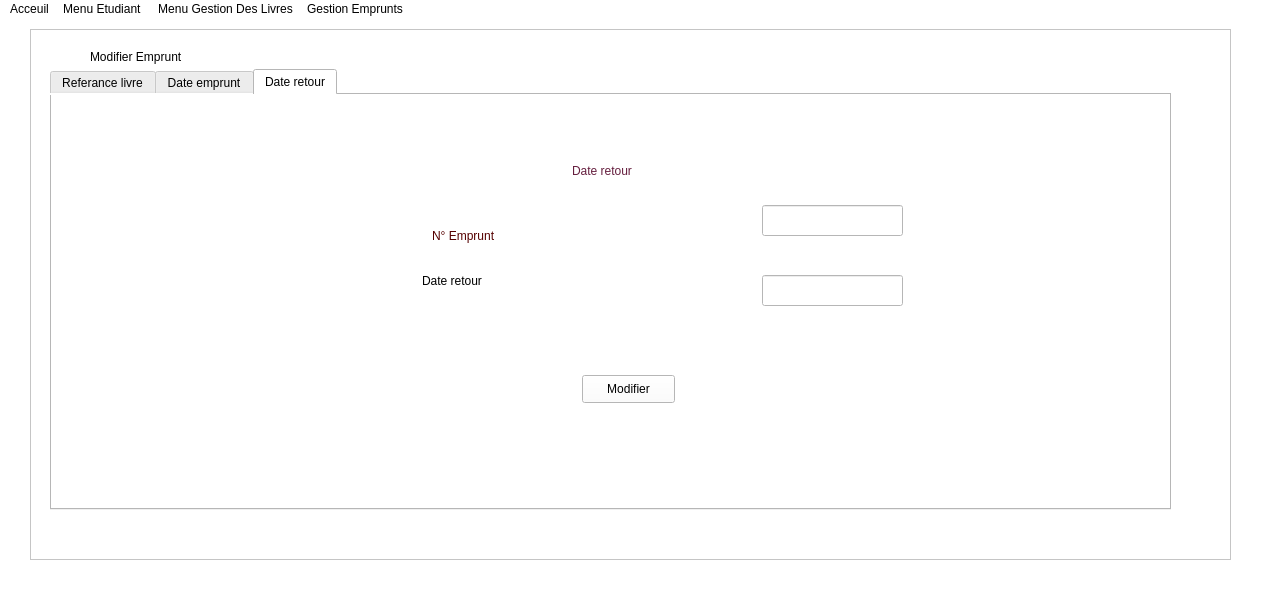
<?xml version="1.0" encoding="UTF-8"?>
<ui version="4.0">
 <class>MainWindow</class>
 <widget class="QMainWindow" name="MainWindow">
  <property name="geometry">
   <rect>
    <x>0</x>
    <y>0</y>
    <width>1278</width>
    <height>592</height>
   </rect>
  </property>
  <property name="windowTitle">
   <string>MainWindow</string>
  </property>
  <property name="styleSheet">
   <string notr="true">color :rgb(0, 0, 0);
font: 87 9pt &quot;Neue Haas Grotesk Text Pro Blac&quot;;
background-color:rgb(255, 255, 255);


</string>
  </property>
  <widget class="QWidget" name="centralwidget">
   <widget class="QFrame" name="frame">
    <property name="geometry">
     <rect>
      <x>30</x>
      <y>10</y>
      <width>1201</width>
      <height>531</height>
     </rect>
    </property>
    <property name="frameShape">
     <enum>QFrame::StyledPanel</enum>
    </property>
    <property name="frameShadow">
     <enum>QFrame::Raised</enum>
    </property>
    <widget class="QLabel" name="label_2">
     <property name="geometry">
      <rect>
       <x>60</x>
       <y>20</y>
       <width>271</width>
       <height>16</height>
      </rect>
     </property>
     <property name="text">
      <string>Modifier Emprunt</string>
     </property>
    </widget>
    <widget class="QTabWidget" name="Supprimer">
     <property name="geometry">
      <rect>
       <x>20</x>
       <y>40</y>
       <width>1121</width>
       <height>441</height>
      </rect>
     </property>
     <property name="currentIndex">
      <number>2</number>
     </property>
     <widget class="QWidget" name="Telephone">
      <attribute name="title">
       <string>Referance livre</string>
      </attribute>
      <widget class="QLabel" name="label">
       <property name="geometry">
        <rect>
         <x>420</x>
         <y>170</y>
         <width>261</width>
         <height>101</height>
        </rect>
       </property>
       <property name="text">
        <string>Referance livre</string>
       </property>
      </widget>
      <widget class="QLineEdit" name="lineEdit">
       <property name="geometry">
        <rect>
         <x>740</x>
         <y>210</y>
         <width>161</width>
         <height>31</height>
        </rect>
       </property>
      </widget>
      <widget class="QPushButton" name="pushButton">
       <property name="geometry">
        <rect>
         <x>540</x>
         <y>310</y>
         <width>93</width>
         <height>28</height>
        </rect>
       </property>
       <property name="text">
        <string>Modifier</string>
       </property>
      </widget>
      <widget class="QLabel" name="label_10">
       <property name="geometry">
        <rect>
         <x>550</x>
         <y>10</y>
         <width>171</width>
         <height>91</height>
        </rect>
       </property>
       <property name="styleSheet">
        <string notr="true">font: 87 12pt &quot;Verdana Pro Cond Black&quot;;
color:rgb(101, 30, 62);</string>
       </property>
       <property name="text">
        <string>Referance</string>
       </property>
      </widget>
      <widget class="QLabel" name="label_12">
       <property name="geometry">
        <rect>
         <x>420</x>
         <y>100</y>
         <width>261</width>
         <height>81</height>
        </rect>
       </property>
       <property name="styleSheet">
        <string notr="true">color: rgb(85, 0, 0);</string>
       </property>
       <property name="text">
        <string>N° emprunt</string>
       </property>
      </widget>
      <widget class="QLineEdit" name="lineEdit_11">
       <property name="geometry">
        <rect>
         <x>750</x>
         <y>130</y>
         <width>151</width>
         <height>31</height>
        </rect>
       </property>
      </widget>
     </widget>
     <widget class="QWidget" name="Mail">
      <attribute name="title">
       <string>Date emprunt</string>
      </attribute>
      <widget class="QLabel" name="label_3">
       <property name="geometry">
        <rect>
         <x>410</x>
         <y>190</y>
         <width>261</width>
         <height>81</height>
        </rect>
       </property>
       <property name="text">
        <string>Date emprunt</string>
       </property>
      </widget>
      <widget class="QPushButton" name="pushButton_2">
       <property name="geometry">
        <rect>
         <x>540</x>
         <y>340</y>
         <width>93</width>
         <height>28</height>
        </rect>
       </property>
       <property name="text">
        <string>Modifier</string>
       </property>
      </widget>
      <widget class="QLineEdit" name="lineEdit_2">
       <property name="geometry">
        <rect>
         <x>660</x>
         <y>210</y>
         <width>161</width>
         <height>31</height>
        </rect>
       </property>
      </widget>
      <widget class="QLabel" name="label_9">
       <property name="geometry">
        <rect>
         <x>530</x>
         <y>20</y>
         <width>171</width>
         <height>91</height>
        </rect>
       </property>
       <property name="styleSheet">
        <string notr="true">font: 87 12pt &quot;Verdana Pro Cond Black&quot;;
color:rgb(101, 30, 62);</string>
       </property>
       <property name="text">
        <string>Date emprunt</string>
       </property>
      </widget>
      <widget class="QLabel" name="label_4">
       <property name="geometry">
        <rect>
         <x>410</x>
         <y>110</y>
         <width>261</width>
         <height>81</height>
        </rect>
       </property>
       <property name="styleSheet">
        <string notr="true">color: rgb(85, 0, 0);</string>
       </property>
       <property name="text">
        <string>N° Emprunt</string>
       </property>
      </widget>
      <widget class="QLineEdit" name="lineEdit_3">
       <property name="geometry">
        <rect>
         <x>660</x>
         <y>130</y>
         <width>161</width>
         <height>31</height>
        </rect>
       </property>
      </widget>
     </widget>
     <widget class="QWidget" name="Adresse">
      <attribute name="title">
       <string>Date retour</string>
      </attribute>
      <widget class="QPushButton" name="pushButton_3">
       <property name="geometry">
        <rect>
         <x>530</x>
         <y>280</y>
         <width>93</width>
         <height>28</height>
        </rect>
       </property>
       <property name="text">
        <string>Modifier</string>
       </property>
      </widget>
      <widget class="QLabel" name="label_11">
       <property name="geometry">
        <rect>
         <x>350</x>
         <y>410</y>
         <width>171</width>
         <height>91</height>
        </rect>
       </property>
       <property name="styleSheet">
        <string notr="true">font: 87 12pt &quot;Verdana Pro Cond Black&quot;;
color:rgb(101, 30, 62);</string>
       </property>
       <property name="text">
        <string>Education</string>
       </property>
      </widget>
      <widget class="QLabel" name="label_5">
       <property name="geometry">
        <rect>
         <x>520</x>
         <y>30</y>
         <width>171</width>
         <height>91</height>
        </rect>
       </property>
       <property name="styleSheet">
        <string notr="true">font: 87 12pt &quot;Verdana Pro Cond Black&quot;;
color:rgb(101, 30, 62);</string>
       </property>
       <property name="text">
        <string>Date retour</string>
       </property>
      </widget>
      <widget class="QLineEdit" name="lineEdit_7">
       <property name="geometry">
        <rect>
         <x>710</x>
         <y>180</y>
         <width>141</width>
         <height>31</height>
        </rect>
       </property>
      </widget>
      <widget class="QLabel" name="label_6">
       <property name="geometry">
        <rect>
         <x>370</x>
         <y>140</y>
         <width>171</width>
         <height>91</height>
        </rect>
       </property>
       <property name="styleSheet">
        <string notr="true">font: 87 10pt &quot;Neue Haas Grotesk Text Pro Blac&quot;;</string>
       </property>
       <property name="text">
        <string>Date retour</string>
       </property>
      </widget>
      <widget class="QLabel" name="label_13">
       <property name="geometry">
        <rect>
         <x>380</x>
         <y>100</y>
         <width>261</width>
         <height>81</height>
        </rect>
       </property>
       <property name="styleSheet">
        <string notr="true">color: rgb(85, 0, 0);</string>
       </property>
       <property name="text">
        <string>N° Emprunt</string>
       </property>
      </widget>
      <widget class="QLineEdit" name="lineEdit_10">
       <property name="geometry">
        <rect>
         <x>710</x>
         <y>110</y>
         <width>141</width>
         <height>31</height>
        </rect>
       </property>
      </widget>
     </widget>
    </widget>
   </widget>
  </widget>
  <widget class="QMenuBar" name="menubar">
   <property name="geometry">
    <rect>
     <x>0</x>
     <y>0</y>
     <width>1278</width>
     <height>25</height>
    </rect>
   </property>
   <widget class="QMenu" name="menuAcceuil">
    <property name="title">
     <string>Acceuil</string>
    </property>
   </widget>
   <widget class="QMenu" name="menuMenu_Etudiant">
    <property name="title">
     <string>Menu Etudiant </string>
    </property>
    <widget class="QMenu" name="menuMise_a_jour_Etudiant">
     <property name="title">
      <string>Mise a jour Etudiant</string>
     </property>
     <addaction name="actionAjouter_Etudiant"/>
     <addaction name="separator"/>
     <addaction name="actionSupprimer_Etudiant"/>
     <addaction name="separator"/>
     <addaction name="actionModifier_Etudiant"/>
    </widget>
    <widget class="QMenu" name="menuRecherche_et_Affichage">
     <property name="title">
      <string>Recherche et Affichage</string>
     </property>
     <addaction name="actionContenue_du_dictionnaire_Etudiant"/>
     <addaction name="separator"/>
     <addaction name="actionRecherche_par_numero_inscription"/>
    </widget>
    <addaction name="menuMise_a_jour_Etudiant"/>
    <addaction name="separator"/>
    <addaction name="menuRecherche_et_Affichage"/>
   </widget>
   <widget class="QMenu" name="menuMenu_Gestion_Des_Livres">
    <property name="title">
     <string>Menu Gestion Des Livres</string>
    </property>
    <widget class="QMenu" name="menuMise_a_jour">
     <property name="title">
      <string>Mise a jour</string>
     </property>
     <addaction name="actionAjouter_un_nouvel_Livre"/>
     <addaction name="actionSupprimer"/>
     <addaction name="actionModifier_nombre_d_exemplaires_d_un_Livre"/>
    </widget>
    <widget class="QMenu" name="menuRecherche_et_Affichage_2">
     <property name="title">
      <string>Recherche et Affichage</string>
     </property>
     <addaction name="actionContenue_du_dictionnaire_livre"/>
     <addaction name="actionRecherche"/>
    </widget>
    <addaction name="menuMise_a_jour"/>
    <addaction name="menuRecherche_et_Affichage_2"/>
   </widget>
   <widget class="QMenu" name="menuGestion_Emprunts">
    <property name="title">
     <string>Gestion Emprunts</string>
    </property>
    <widget class="QMenu" name="menuMise_a_jour_2">
     <property name="title">
      <string>Mise a jour</string>
     </property>
     <addaction name="actionAjouter_un_nouvel_emprunt"/>
     <addaction name="actionRetour_d_un_emprunt"/>
     <addaction name="actionSupprimer_d_un_emprunt"/>
     <addaction name="actionModifier_Emprunt"/>
    </widget>
    <widget class="QMenu" name="menuRecherche_Affichage">
     <property name="title">
      <string>Recherche ,Affichage</string>
     </property>
     <addaction name="actionContenu_du_dictionnaire_emprunt"/>
     <addaction name="actionRecherche_emprunt_par_livre"/>
    </widget>
    <addaction name="menuMise_a_jour_2"/>
    <addaction name="menuRecherche_Affichage"/>
   </widget>
   <addaction name="menuAcceuil"/>
   <addaction name="menuMenu_Etudiant"/>
   <addaction name="menuMenu_Gestion_Des_Livres"/>
   <addaction name="menuGestion_Emprunts"/>
  </widget>
  <widget class="QStatusBar" name="statusbar"/>
  <action name="actionAjouter_Etudiant">
   <property name="checkable">
    <bool>false</bool>
   </property>
   <property name="text">
    <string>Ajouter Etudiant</string>
   </property>
  </action>
  <action name="actionEtudiant_Donnee">
   <property name="text">
    <string>Etudiant Donnee</string>
   </property>
  </action>
  <action name="actionUne_Section_Donnee">
   <property name="text">
    <string>Une Section Donnee</string>
   </property>
  </action>
  <action name="actionUn_Niveau_Donnee">
   <property name="text">
    <string>Un Niveau Donnee</string>
   </property>
  </action>
  <action name="actionSection_et_Niveau">
   <property name="text">
    <string>Section et Niveau</string>
   </property>
  </action>
  <action name="actionTel">
   <property name="text">
    <string>Tel</string>
   </property>
  </action>
  <action name="actionMail">
   <property name="text">
    <string>Mail</string>
   </property>
  </action>
  <action name="actionAdresse">
   <property name="text">
    <string>Adresse</string>
   </property>
  </action>
  <action name="actionContenue_du_dictionnaire_Etudiant">
   <property name="text">
    <string>Afficher les Etudiants</string>
   </property>
  </action>
  <action name="actionRecherche_par_numero_inscription">
   <property name="text">
    <string>Recherche</string>
   </property>
  </action>
  <action name="actionRecherche_par_section">
   <property name="text">
    <string>Recherche par section</string>
   </property>
  </action>
  <action name="actionRecherche_par_section_et_Niveau">
   <property name="text">
    <string>Recherche par section et Niveau </string>
   </property>
  </action>
  <action name="actionRecherche_par_Niveau">
   <property name="text">
    <string>Recherche par Niveau</string>
   </property>
  </action>
  <action name="actionAjouter_un_nouvel_Livre">
   <property name="text">
    <string>Ajouter un nouvel Livre</string>
   </property>
  </action>
  <action name="actionModifier_nombre_d_exemplaires_d_un_Livre">
   <property name="text">
    <string>Modifier nombre d exemplaires d un Livre</string>
   </property>
  </action>
  <action name="actionLivre_donnee">
   <property name="text">
    <string>Livre donnee</string>
   </property>
  </action>
  <action name="actionLivres_d_un_auteur">
   <property name="text">
    <string>Livres d un auteur</string>
   </property>
  </action>
  <action name="actionLivres_d_une_annee_donnee">
   <property name="text">
    <string>Livres d une annee donnee</string>
   </property>
  </action>
  <action name="actionContenue_du_dictionnaire_livre">
   <property name="text">
    <string>Afficher les Livres</string>
   </property>
  </action>
  <action name="actionRecherche_par_Referance">
   <property name="text">
    <string>Recherche par Referance </string>
   </property>
  </action>
  <action name="actionRecherche_par_titre">
   <property name="text">
    <string>Recherche par titre</string>
   </property>
  </action>
  <action name="actionRecherche_par_annee_edition_donne">
   <property name="text">
    <string>Recherche par annee edition donne</string>
   </property>
  </action>
  <action name="actionRecherche_et_Affichage_des_livres_par_ordre_alphabetique">
   <property name="text">
    <string>Recherche et Affichage des livres par ordre alphabetique</string>
   </property>
  </action>
  <action name="actionAjouter_un_nouvel_emprunt">
   <property name="text">
    <string>Ajouter un nouvel emprunt</string>
   </property>
  </action>
  <action name="actionRetour_d_un_emprunt">
   <property name="text">
    <string>Retour d un emprunt</string>
   </property>
  </action>
  <action name="actionSupprimer_d_un_emprunt">
   <property name="text">
    <string>Supprimer d un emprunt</string>
   </property>
  </action>
  <action name="actionDate_emprunt">
   <property name="text">
    <string>Date emprunt</string>
   </property>
  </action>
  <action name="actionDate_Retour">
   <property name="text">
    <string>Date Retour</string>
   </property>
  </action>
  <action name="actionContenu_du_dictionnaire_emprunt">
   <property name="text">
    <string>Afficher les Emprunts</string>
   </property>
  </action>
  <action name="actionRecherche_emprunt_par_livre">
   <property name="text">
    <string>Rechercher</string>
   </property>
  </action>
  <action name="actionRecherche_emprunt_par_etudiant">
   <property name="text">
    <string>Recherche emprunt par etudiant</string>
   </property>
  </action>
  <action name="actionRecherche_livres_empruntee_a_une_date_donnee">
   <property name="text">
    <string>Recherche livres empruntee a une date donnee</string>
   </property>
  </action>
  <action name="actionRecherche_livres_retournee_a_une_date_donne">
   <property name="text">
    <string>Recherche livres retournee a une date donne</string>
   </property>
  </action>
  <action name="actionRecherche_livres_empruntee_entre_2_dates_donnee">
   <property name="text">
    <string>Recherche livres empruntee entre 2 dates donnee</string>
   </property>
  </action>
  <action name="actionRecherche_livres_retournee_entre_2_date_donne">
   <property name="text">
    <string>Recherche livres retournee entre 2 date donne</string>
   </property>
  </action>
  <action name="actionSupprimer_Etudiant">
   <property name="text">
    <string>Supprimer Etudiant</string>
   </property>
  </action>
  <action name="actionModifier_Etudiant">
   <property name="text">
    <string>Modifier Etudiant</string>
   </property>
  </action>
  <action name="actionMenu_Acceuil">
   <property name="text">
    <string>Menu Acceuil</string>
   </property>
  </action>
  <action name="actionRecuperation_des_donnee">
   <property name="text">
    <string>Recuperer les donnee</string>
   </property>
  </action>
  <action name="actionEnregistrer_Ficher_Livres">
   <property name="text">
    <string>Enregistrer Ficher Livres</string>
   </property>
  </action>
  <action name="actionEnregistrer_Ficher_Emprunt">
   <property name="text">
    <string>Enregistrer Ficher Emprunt</string>
   </property>
  </action>
  <action name="actionRecuperer_Ficher_Etudiant">
   <property name="text">
    <string>Recuperer Ficher Etudiant</string>
   </property>
  </action>
  <action name="actionRecuperer_Ficher_Livres">
   <property name="text">
    <string>Recuperer Ficher Livres</string>
   </property>
  </action>
  <action name="actionRecuperer_Ficher_Emprunt">
   <property name="text">
    <string>Recuperer Ficher Emprunt</string>
   </property>
  </action>
  <action name="actionRecherche">
   <property name="text">
    <string>Recherche</string>
   </property>
  </action>
  <action name="actionSupprimer">
   <property name="text">
    <string>Supprimer</string>
   </property>
  </action>
  <action name="actionModifier_Emprunt">
   <property name="text">
    <string>Modifier Emprunt</string>
   </property>
  </action>
 </widget>
 <resources/>
 <connections/>
</ui>
